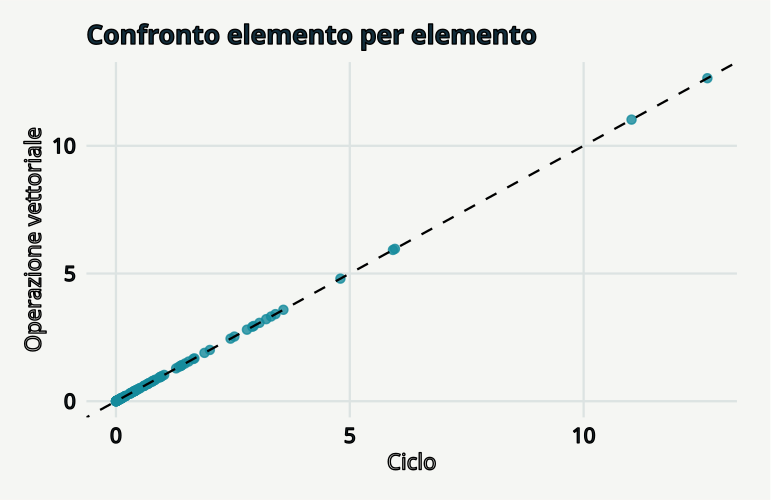

The script that saved this image:
# GeoStat Lab — funzioni comuni. R >= 4.3; ggplot2 >= 3.4; jsonlite.
suppressPackageStartupMessages(library(ggplot2))
col_geo <- c('#168B9C','#BC5B35','#7054A4','#A17B19','#227864','#64748B')
theme_set(theme_minimal(base_size=17, base_family='sans') + theme(
  plot.background=element_rect(fill='#F5F6F3',colour=NA),
  panel.background=element_rect(fill='#F5F6F3',colour=NA),
  panel.grid.minor=element_blank(),panel.grid.major=element_line(colour='#DCE3E2'),
  plot.title=element_text(size=19,face='bold',colour='#122D3B'),
  plot.subtitle=element_text(size=13,colour='#405560',margin=margin(b=12)),
  axis.text=element_text(size=15,colour='#273E4A'),axis.title=element_text(size=16),
  legend.position='bottom',legend.title=element_blank(),legend.text=element_text(size=14),
  strip.text=element_text(size=15,face='bold'),plot.margin=margin(18,24,18,18)))
metric <- function(...) data.frame(grandezza=names(c(...)),valore=as.character(c(...)),check.names=FALSE)
f <- function(x,d=3) {out<-formatC(x,digits=d,format='fg');out[!is.finite(x)]<-'Non definito';out}
line_plot <- function(d,x='x',y='y',title='',xl=x,yl=y,group=NULL) {
 p<-ggplot(d,aes(x=.data[[x]],y=.data[[y]]))
 if(is.null(group)) p<-p+geom_line(colour=col_geo[1],linewidth=1.05) else p<-p+aes(colour=.data[[group]],group=.data[[group]])+geom_line(linewidth=1)+scale_colour_manual(values=col_geo)
 p+labs(title=title,x=xl,y=yl)
}
point_plot <- function(d,x='x',y='y',title='',xl=x,yl=y,group=NULL) {
 p<-ggplot(d,aes(x=.data[[x]],y=.data[[y]]))
 if(is.null(group))p<-p+geom_point(colour=col_geo[1],size=2.5,alpha=.8) else p<-p+aes(colour=.data[[group]])+geom_point(size=2.7,alpha=.85)+scale_colour_manual(values=col_geo)
 p+labs(title=title,x=xl,y=yl)
}
hist_plot<-function(x,title='',xl='Valore',bins=20)ggplot(data.frame(x=x),aes(x))+geom_histogram(bins=bins,fill=col_geo[1],colour='#F5F6F3')+labs(title=title,x=xl,y='Frequenza')
bar_plot<-function(d,x='gruppo',y='valore',title='',yl='Valore')ggplot(d,aes(x=.data[[x]],y=.data[[y]],fill=.data[[x]]))+geom_col(width=.65)+scale_fill_manual(values=rep(col_geo,length.out=length(unique(d[[x]])) ))+guides(fill='none')+labs(title=title,x=NULL,y=yl)
map_plot<-function(d,z='z',title='',xl='Est [km]',yl='Nord [km]')ggplot(d,aes(x,y,fill=.data[[z]]))+geom_raster()+coord_equal()+scale_fill_gradientn(colours=c('#153F56','#298C9C','#B8CDB2','#F1D889','#AD542F'))+labs(title=title,x=xl,y=yl)
acf_data<-function(x,lag=20){a<-acf(x,lag.max=min(lag,length(x)-1),plot=FALSE);data.frame(x=as.vector(a$lag)[-1],y=as.vector(a$acf)[-1])}
# AR(1), distribuzione marginale stazionaria N(0, 1).
ar_series<-function(n,rho){x<-numeric(n);x[1]<-rnorm(1);for(i in 2:n)x[i]<-rho*x[i-1]+sqrt(1-rho^2)*rnorm(1);x}
# Distanze euclidee in unità metriche già dichiarate; nessuna conversione implicita di CRS.
dist_cross<-function(a,b)sqrt(outer(a[,1],b[,1],'-')^2+outer(a[,2],b[,2],'-')^2)
# Predittore IDW: i punti coincidenti ricevono esattamente il valore osservato.
idw<-function(xy,z,new,power=2){dd<-dist_cross(new,xy);apply(dd,1,function(d)if(any(d<1e-10))mean(z[d<1e-10])else weighted.mean(z,d^(-power)))}
# CART didattico binario: divisioni assiali che minimizzano l'impurità di Gini.
cart_fit<-function(x,y,depth=2,minleaf=4){
 node<-list(p=mean(y),n=length(y));if(depth<1||length(unique(y))<2||length(y)<2*minleaf)return(node)
 best<-Inf
 for(j in seq_len(ncol(x))){v<-sort(unique(x[,j])); if(length(v)<2)next
  for(cut in (head(v,-1)+tail(v,-1))/2){left<-x[,j]<=cut;nl<-sum(left);nr<-sum(!left);if(min(nl,nr)<minleaf)next
   score<-nl*mean(y[left])*(1-mean(y[left]))+nr*mean(y[!left])*(1-mean(y[!left]))
   if(score<best){best<-score;node$j<-j;node$cut<-cut;split<-left}
  }
 }
 if(is.finite(best)){node$left<-cart_fit(x[split,,drop=FALSE],y[split],depth-1,minleaf);node$right<-cart_fit(x[!split,,drop=FALSE],y[!split],depth-1,minleaf)};node
}
cart_predict<-function(tree,x)apply(x,1,function(row){t<-tree;while(!is.null(t$j))t<-if(row[t$j]<=t$cut)t$left else t$right;t$p})

p <- list(n = 100, seed = 17)
set.seed(p$seed)
x <- rnorm(p$n)

loop <- numeric(p$n)

for (i in seq_along(x)) loop[i] <- x[i]^2

vector <- x^2

data <- data.frame(x = loop, y = vector)

plots <- list(point_plot(data, title = "Confronto elemento per elemento", xl = "Ciclo", yl = "Operazione vettoriale") + 
    geom_abline(slope = 1, intercept = 0, linetype = 2))

metrics <- metric(`Scarto massimo` = max(abs(loop - vector)), `Elementi verificati` = length(x))
print(metrics,row.names=FALSE)
ggplot2::ggsave('t00-prestazioni-A.svg',plots[[1]],device=svglite::svglite,width=7.7,height=5.0,bg='#F8F6F1')
